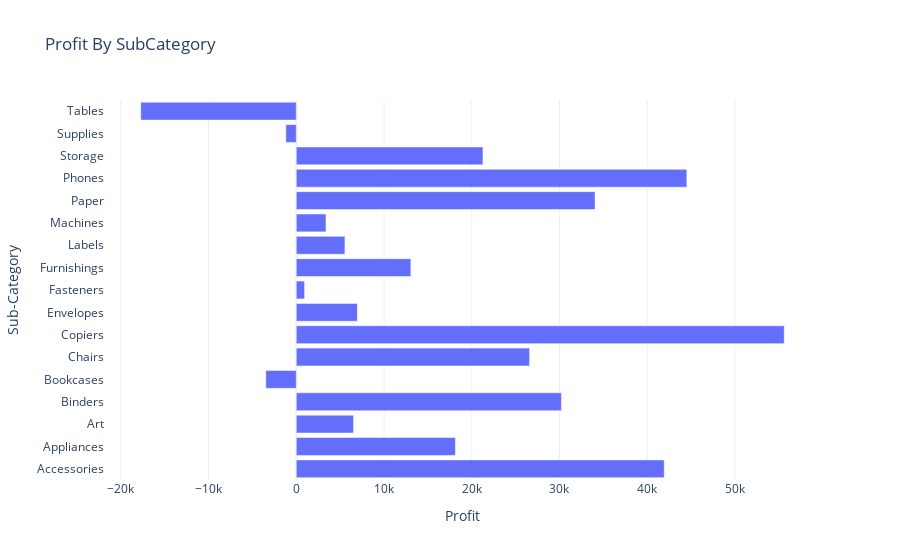

Notebook cell for this chart:
### Markdown cell above
# Profit by Sub Category

### Code cell
profit_by_subcategory=df.groupby('Sub-Category')['Profit'].sum().reset_index()
fig=px.bar(profit_by_subcategory,
           x='Profit',
           y='Sub-Category',
           title='Profit By SubCategory')
fig.show()

### Figure 1 — Plotly figure (JSON) as saved in the notebook; plotly's stock layout.template omitted (floating-point values rounded to 4 significant figures)
{"data": [{"alignmentgroup": "True", "hovertemplate": "Profit=%{x}<br>Sub-Category=%{y}<extra></extra>", "legendgroup": "", "marker": {"color": "#636efa", "pattern": {"shape": ""}}, "name": "", "offsetgroup": "", "orientation": "h", "showlegend": false, "textposition": "auto", "type": "bar", "x": [41940.0, 18140.0, 6528.0, 30220.0, -3473.0, 26590.0, 55620.0, 6964.0, 949.5, 13060.0, 5546.0, 3385.0, 34050.0, 44520.0, 21280.0, -1189.0, -17730.0], "xaxis": "x", "y": ["Accessories", "Appliances", "Art", "Binders", "Bookcases", "Chairs", "Copiers", "Envelopes", "Fasteners", "Furnishings", "Labels", "Machines", "Paper", "Phones", "Storage", "Supplies", "Tables"], "yaxis": "y"}], "layout": {"autosize": true, "barmode": "relative", "legend": {"tracegroupgap": 0}, "title": {"text": "Profit By SubCategory"}, "xaxis": {"anchor": "y", "autorange": true, "domain": [0, 1], "range": [-21800.0, 59690.0], "title": {"text": "Profit"}, "type": "linear"}, "yaxis": {"anchor": "x", "autorange": true, "domain": [0, 1], "range": [-0.5, 16.5], "title": {"text": "Sub-Category"}, "type": "category"}}}
